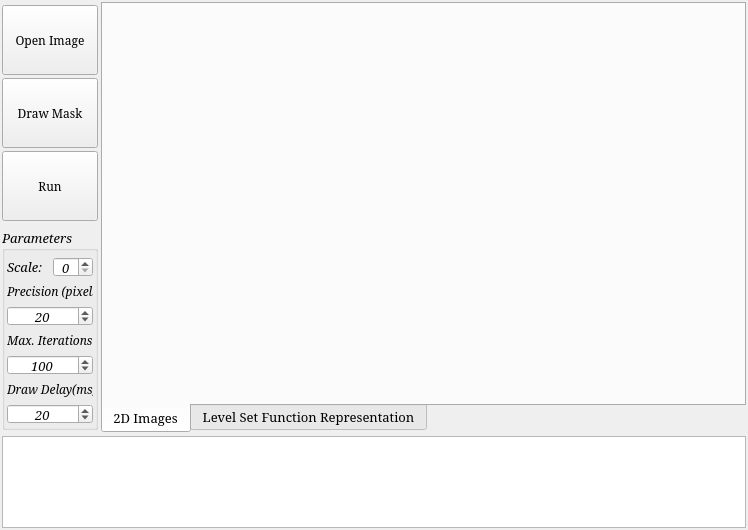
<?xml version="1.0" encoding="UTF-8"?>
<ui version="4.0">
 <class>RegionalSegmentationUIClass</class>
 <widget class="QDialog" name="RegionalSegmentationUIClass">
  <property name="geometry">
   <rect>
    <x>0</x>
    <y>0</y>
    <width>748</width>
    <height>530</height>
   </rect>
  </property>
  <property name="minimumSize">
   <size>
    <width>740</width>
    <height>530</height>
   </size>
  </property>
  <property name="font">
   <font>
    <family>Constantia</family>
    <pointsize>10</pointsize>
   </font>
  </property>
  <property name="cursor">
   <cursorShape>ArrowCursor</cursorShape>
  </property>
  <property name="windowTitle">
   <string>RegionalSegmentationUI</string>
  </property>
  <property name="windowIcon">
   <iconset resource="regionalsegmentationui.qrc">
    <normaloff>:/RegionalSegmentationUI/Resources/Icons/App/Blink 3D.ico</normaloff>:/RegionalSegmentationUI/Resources/Icons/App/Blink 3D.ico</iconset>
  </property>
  <property name="toolTip">
   <string>An application to perform regional picture segmentation. </string>
  </property>
  <layout class="QGridLayout" name="mainGridLayout">
   <property name="margin">
    <number>2</number>
   </property>
   <property name="spacing">
    <number>3</number>
   </property>
   <item row="0" column="1" rowspan="10">
    <widget class="QTabWidget" name="tabWidget">
     <property name="sizePolicy">
      <sizepolicy hsizetype="MinimumExpanding" vsizetype="MinimumExpanding">
       <horstretch>0</horstretch>
       <verstretch>0</verstretch>
      </sizepolicy>
     </property>
     <property name="minimumSize">
      <size>
       <width>200</width>
       <height>200</height>
      </size>
     </property>
     <property name="cursor">
      <cursorShape>ArrowCursor</cursorShape>
     </property>
     <property name="toolTip">
      <string>:)</string>
     </property>
     <property name="tabPosition">
      <enum>QTabWidget::South</enum>
     </property>
     <property name="tabShape">
      <enum>QTabWidget::Rounded</enum>
     </property>
     <property name="currentIndex">
      <number>0</number>
     </property>
     <property name="iconSize">
      <size>
       <width>24</width>
       <height>16</height>
      </size>
     </property>
     <property name="elideMode">
      <enum>Qt::ElideNone</enum>
     </property>
     <property name="usesScrollButtons">
      <bool>false</bool>
     </property>
     <property name="documentMode">
      <bool>false</bool>
     </property>
     <property name="tabsClosable">
      <bool>false</bool>
     </property>
     <property name="movable">
      <bool>true</bool>
     </property>
     <widget class="QWidget" name="tabImage2D">
      <attribute name="icon">
       <iconset resource="regionalsegmentationui.qrc">
        <normaloff>:/RegionalSegmentationUI/Resources/Icons/Tabs/Bug.ICO</normaloff>:/RegionalSegmentationUI/Resources/Icons/Tabs/Bug.ICO</iconset>
      </attribute>
      <attribute name="title">
       <string>2D Images</string>
      </attribute>
      <attribute name="toolTip">
       <string>Regional Segmentation for 2D images.</string>
      </attribute>
      <layout class="QHBoxLayout" name="tab2DHorizontalLayout"/>
     </widget>
     <widget class="QWidget" name="tabImageLevelSet3D">
      <attribute name="icon">
       <iconset resource="regionalsegmentationui.qrc">
        <normaloff>:/Icon Tabs/Resources/Icons/Tabs/Adobe - Photoshop (11).ico</normaloff>:/Icon Tabs/Resources/Icons/Tabs/Adobe - Photoshop (11).ico</iconset>
      </attribute>
      <attribute name="title">
       <string>Level Set Function Representation</string>
      </attribute>
      <attribute name="toolTip">
       <string>View the level set function of the mask (image) in 3D.</string>
      </attribute>
      <layout class="QHBoxLayout" name="tab3DHorizontalLayout"/>
     </widget>
    </widget>
   </item>
   <item row="1" column="0">
    <spacer name="verticalSpacer1">
     <property name="orientation">
      <enum>Qt::Vertical</enum>
     </property>
     <property name="sizeHint" stdset="0">
      <size>
       <width>10</width>
       <height>10</height>
      </size>
     </property>
    </spacer>
   </item>
   <item row="4" column="0">
    <widget class="QToolButton" name="drawMaskButton">
     <property name="sizePolicy">
      <sizepolicy hsizetype="MinimumExpanding" vsizetype="MinimumExpanding">
       <horstretch>0</horstretch>
       <verstretch>0</verstretch>
      </sizepolicy>
     </property>
     <property name="minimumSize">
      <size>
       <width>70</width>
       <height>70</height>
      </size>
     </property>
     <property name="maximumSize">
      <size>
       <width>96</width>
       <height>96</height>
      </size>
     </property>
     <property name="font">
      <font>
       <pointsize>9</pointsize>
      </font>
     </property>
     <property name="toolTip">
      <string>Draw the mask that determinates the initial levelset function.</string>
     </property>
     <property name="text">
      <string>Draw Mask</string>
     </property>
     <property name="icon">
      <iconset resource="regionalsegmentationui.qrc">
       <normaloff>:/Icon Tabs/Resources/Icons/Buttons/Paint (6).ico</normaloff>:/Icon Tabs/Resources/Icons/Buttons/Paint (6).ico</iconset>
     </property>
     <property name="iconSize">
      <size>
       <width>48</width>
       <height>48</height>
      </size>
     </property>
     <property name="shortcut">
      <string>D</string>
     </property>
     <property name="toolButtonStyle">
      <enum>Qt::ToolButtonTextUnderIcon</enum>
     </property>
    </widget>
   </item>
   <item row="5" column="0">
    <spacer name="verticalSpacer2">
     <property name="orientation">
      <enum>Qt::Vertical</enum>
     </property>
     <property name="sizeHint" stdset="0">
      <size>
       <width>10</width>
       <height>10</height>
      </size>
     </property>
    </spacer>
   </item>
   <item row="2" column="0">
    <widget class="QToolButton" name="openImageButton">
     <property name="sizePolicy">
      <sizepolicy hsizetype="MinimumExpanding" vsizetype="MinimumExpanding">
       <horstretch>0</horstretch>
       <verstretch>0</verstretch>
      </sizepolicy>
     </property>
     <property name="minimumSize">
      <size>
       <width>70</width>
       <height>70</height>
      </size>
     </property>
     <property name="maximumSize">
      <size>
       <width>96</width>
       <height>96</height>
      </size>
     </property>
     <property name="font">
      <font>
       <pointsize>9</pointsize>
      </font>
     </property>
     <property name="toolTip">
      <string>Open image(s) to process with the algorithm.</string>
     </property>
     <property name="text">
      <string>Open Image</string>
     </property>
     <property name="icon">
      <iconset resource="regionalsegmentationui.qrc">
       <normaloff>:/Buttons/Resources/Icons/Buttons/black.ico</normaloff>:/Buttons/Resources/Icons/Buttons/black.ico</iconset>
     </property>
     <property name="iconSize">
      <size>
       <width>48</width>
       <height>48</height>
      </size>
     </property>
     <property name="shortcut">
      <string>O</string>
     </property>
     <property name="toolButtonStyle">
      <enum>Qt::ToolButtonTextUnderIcon</enum>
     </property>
    </widget>
   </item>
   <item row="3" column="0">
    <spacer name="verticalSpacer4">
     <property name="orientation">
      <enum>Qt::Vertical</enum>
     </property>
     <property name="sizeHint" stdset="0">
      <size>
       <width>10</width>
       <height>10</height>
      </size>
     </property>
    </spacer>
   </item>
   <item row="10" column="0" colspan="2">
    <widget class="QTextBrowser" name="textBrowser">
     <property name="sizePolicy">
      <sizepolicy hsizetype="MinimumExpanding" vsizetype="Preferred">
       <horstretch>0</horstretch>
       <verstretch>0</verstretch>
      </sizepolicy>
     </property>
     <property name="minimumSize">
      <size>
       <width>200</width>
       <height>32</height>
      </size>
     </property>
     <property name="maximumSize">
      <size>
       <width>16777215</width>
       <height>120</height>
      </size>
     </property>
     <property name="acceptDrops">
      <bool>false</bool>
     </property>
     <property name="toolTip">
      <string>Shows various infos to the user.</string>
     </property>
     <property name="undoRedoEnabled">
      <bool>false</bool>
     </property>
     <property name="textInteractionFlags">
      <set>Qt::LinksAccessibleByKeyboard|Qt::LinksAccessibleByMouse|Qt::TextBrowserInteraction|Qt::TextSelectableByKeyboard|Qt::TextSelectableByMouse</set>
     </property>
    </widget>
   </item>
   <item row="8" column="0">
    <widget class="QGroupBox" name="groupBoxParameters">
     <property name="sizePolicy">
      <sizepolicy hsizetype="MinimumExpanding" vsizetype="MinimumExpanding">
       <horstretch>0</horstretch>
       <verstretch>0</verstretch>
      </sizepolicy>
     </property>
     <property name="minimumSize">
      <size>
       <width>96</width>
       <height>150</height>
      </size>
     </property>
     <property name="maximumSize">
      <size>
       <width>96</width>
       <height>16777215</height>
      </size>
     </property>
     <property name="font">
      <font>
       <family>Constantia</family>
       <italic>true</italic>
      </font>
     </property>
     <property name="toolTip">
      <string>Fine tune here the parameters for the algorithm. Hover over them to find out what each one of them does.</string>
     </property>
     <property name="title">
      <string>Parameters</string>
     </property>
     <property name="alignment">
      <set>Qt::AlignJustify|Qt::AlignVCenter</set>
     </property>
     <property name="checkable">
      <bool>false</bool>
     </property>
     <layout class="QGridLayout" name="gridLayout">
      <property name="leftMargin">
       <number>2</number>
      </property>
      <property name="topMargin">
       <number>6</number>
      </property>
      <property name="rightMargin">
       <number>2</number>
      </property>
      <property name="bottomMargin">
       <number>3</number>
      </property>
      <item row="0" column="0">
       <widget class="QLabel" name="label">
        <property name="toolTip">
         <string>It is possible to throw away some data and work on a smaller data set. Thus the thrown away pixels will be interpolated from the surrounding ones. Use this to decrease the run-time and have a less rough contour.</string>
        </property>
        <property name="text">
         <string>Scale:</string>
        </property>
       </widget>
      </item>
      <item row="0" column="1">
       <widget class="QSpinBox" name="spinBoxScale">
        <property name="toolTip">
         <string>It is possible to throw away some data and work on a smaller data set. Thus the thrown away pixels will be interpolated from the surrounding ones. Use this to decrease the run-time and have a less rough contour.</string>
        </property>
        <property name="alignment">
         <set>Qt::AlignCenter</set>
        </property>
        <property name="maximum">
         <number>4</number>
        </property>
       </widget>
      </item>
      <item row="1" column="0" colspan="2">
       <widget class="QLabel" name="label_2">
        <property name="font">
         <font>
          <pointsize>9</pointsize>
         </font>
        </property>
        <property name="toolTip">
         <string>The algorithm will run until for 5 loops we have a change (counted in different pixel values on the mask) lower than the value specified here.</string>
        </property>
        <property name="text">
         <string>Precision (pixels):</string>
        </property>
       </widget>
      </item>
      <item row="2" column="0" colspan="2">
       <widget class="QSpinBox" name="spinBoxPrecision">
        <property name="toolTip">
         <string>The algorithm will run until for 5 loops we have a change (counted in different pixel values on the mask) lower than the value specified here.</string>
        </property>
        <property name="alignment">
         <set>Qt::AlignCenter</set>
        </property>
        <property name="maximum">
         <number>120000</number>
        </property>
        <property name="value">
         <number>20</number>
        </property>
       </widget>
      </item>
      <item row="3" column="0" colspan="2">
       <widget class="QLabel" name="label_3">
        <property name="font">
         <font>
          <family>Constantia</family>
          <pointsize>9</pointsize>
          <italic>true</italic>
         </font>
        </property>
        <property name="toolTip">
         <string>How many minimization iterations you want to allow for the algorithm before it stops.</string>
        </property>
        <property name="text">
         <string>Max. Iterations</string>
        </property>
        <property name="scaledContents">
         <bool>true</bool>
        </property>
       </widget>
      </item>
      <item row="4" column="0" colspan="2">
       <widget class="QSpinBox" name="spinBoxMaxIteration">
        <property name="toolTip">
         <string>How many minimization iterations you want to allow for the algorithm before it stops.</string>
        </property>
        <property name="alignment">
         <set>Qt::AlignCenter</set>
        </property>
        <property name="maximum">
         <number>120000</number>
        </property>
        <property name="value">
         <number>100</number>
        </property>
       </widget>
      </item>
      <item row="5" column="0" colspan="2">
       <widget class="QLabel" name="label_4">
        <property name="font">
         <font>
          <pointsize>9</pointsize>
         </font>
        </property>
        <property name="toolTip">
         <string>The time to pause between iterations in order to allow for draw operations and interactions with the user for the intermediate data.</string>
        </property>
        <property name="text">
         <string>Draw Delay(ms):</string>
        </property>
        <property name="scaledContents">
         <bool>true</bool>
        </property>
       </widget>
      </item>
      <item row="6" column="0" colspan="2">
       <widget class="QSpinBox" name="spinBoxDrawDelay">
        <property name="toolTip">
         <string>The time to pause between iterations in order to allow for draw operations and interactions with the user for the intermediate data.</string>
        </property>
        <property name="alignment">
         <set>Qt::AlignCenter</set>
        </property>
        <property name="suffix">
         <string extracomment="S"/>
        </property>
        <property name="minimum">
         <number>1</number>
        </property>
        <property name="maximum">
         <number>120000</number>
        </property>
        <property name="value">
         <number>20</number>
        </property>
       </widget>
      </item>
     </layout>
    </widget>
   </item>
   <item row="6" column="0">
    <widget class="QToolButton" name="runButton">
     <property name="sizePolicy">
      <sizepolicy hsizetype="MinimumExpanding" vsizetype="MinimumExpanding">
       <horstretch>0</horstretch>
       <verstretch>0</verstretch>
      </sizepolicy>
     </property>
     <property name="minimumSize">
      <size>
       <width>70</width>
       <height>70</height>
      </size>
     </property>
     <property name="maximumSize">
      <size>
       <width>96</width>
       <height>96</height>
      </size>
     </property>
     <property name="font">
      <font>
       <pointsize>9</pointsize>
      </font>
     </property>
     <property name="toolTip">
      <string>Run the algorithm.</string>
     </property>
     <property name="text">
      <string>Run</string>
     </property>
     <property name="icon">
      <iconset resource="regionalsegmentationui.qrc">
       <normaloff>:/RegionalSegmentationUI/Resources/Icons/Buttons/AppIcons.ico</normaloff>:/RegionalSegmentationUI/Resources/Icons/Buttons/AppIcons.ico</iconset>
     </property>
     <property name="iconSize">
      <size>
       <width>48</width>
       <height>48</height>
      </size>
     </property>
     <property name="shortcut">
      <string>R</string>
     </property>
     <property name="toolButtonStyle">
      <enum>Qt::ToolButtonTextUnderIcon</enum>
     </property>
    </widget>
   </item>
  </layout>
 </widget>
 <layoutdefault spacing="6" margin="11"/>
 <resources>
  <include location="regionalsegmentationui.qrc"/>
 </resources>
 <connections/>
</ui>
